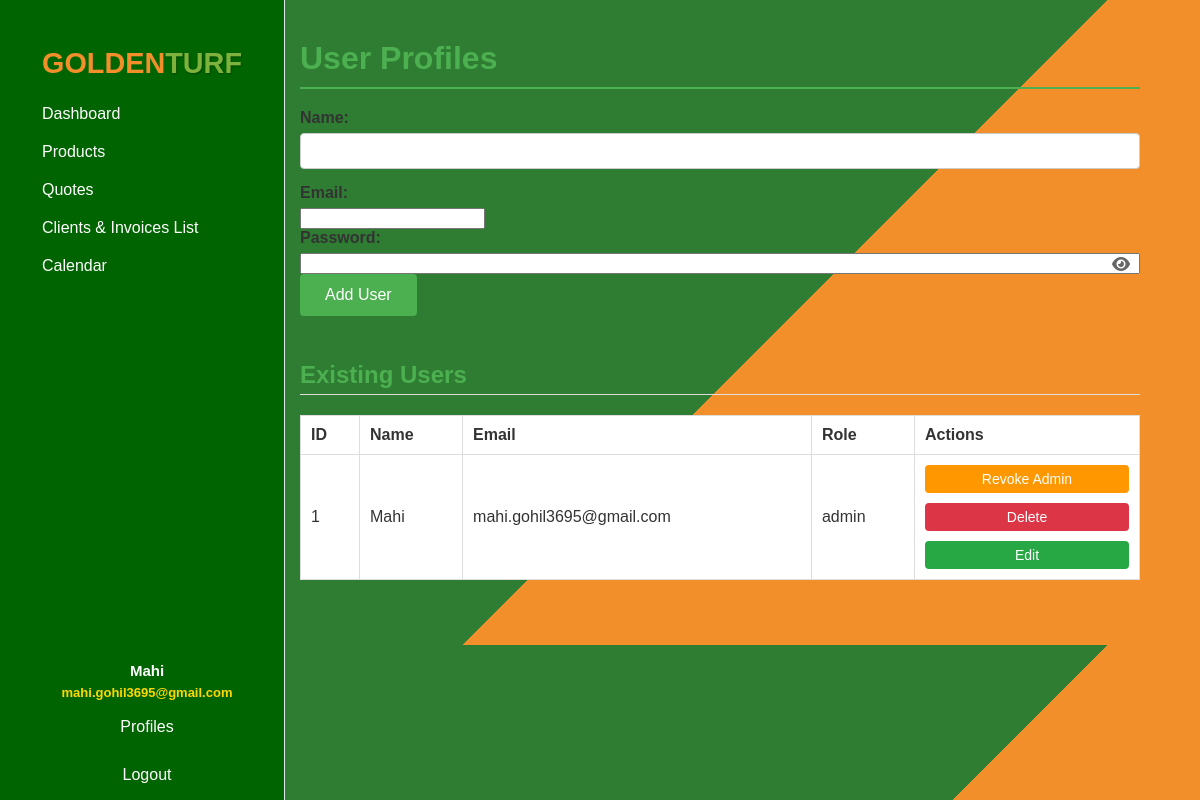
The page /profiles (signed in) on the database its author committed.
### tables this page shows
CREATE TABLE "users" (
                id INTEGER PRIMARY KEY AUTOINCREMENT,
                name TEXT NOT NULL,
                email TEXT NOT NULL UNIQUE,
                password_hash BLOB,
                reset_token TEXT,
                token_expiry TEXT,
                role TEXT DEFAULT 'user',
                verification_code TEXT,
                permissions TEXT DEFAULT 'dashboard'
            );

### app.py (the view, shortened to what this page needs)
@app.route('/profiles', methods=['GET', 'POST'])
def profiles():
    if 'user_id' not in session: return redirect(url_for('login'))
    if not has_permission('profiles'): return render_template('access_restricted.html')
    users = db_exec('SELECT id, name, email, role FROM users ORDER BY id', fetch='all') or []
    return render_template('profiles.html', users=users)

### app.py (called while the page is built)
def db_exec(query, params=(), fetch=None):
    conn = sqlite3.connect('users.db')
    c = conn.cursor()
    c.execute(query, params)
    if fetch == 'one': result = c.fetchone()
    elif fetch == 'all': result = c.fetchall()
    else: result = None
    conn.commit()
    conn.close()
    return result

def has_permission(module):
    if 'user_id' not in session: return False
    user = db_exec('SELECT permissions FROM users WHERE id = ?', (session['user_id'],), 'one')
    return user and module in (user[0] or '').split(',')

### templates/profiles.html (shortened to what this page needs)
<!DOCTYPE html>
<html lang="en">
    <head>
        <link rel="stylesheet" href="{{ url_for('static', filename='dashboard.css') }}" />
        <link rel="stylesheet" href="{{ url_for('static', filename='invoice.css') }}" />
        <link rel="stylesheet" href="https://cdnjs.cloudflare.com/ajax/libs/font-awesome/6.4.0/css/all.min.css" />
    </head>
    <body>
        <div id="main_content" class="main_content_container">
            <header id="page_header">
                <h1>User Profiles</h1>
            </header>
            {% if session['user_role'] == 'admin' or session['user_id'] == 1 %}
            <form method="POST" action="{{ url_for('profiles') }}" id="frm_create_user">
                <section class="user-form" id="section_user_creation">
                    <label for="txt_user_name">Name:</label>
                    <input type="text" id="txt_user_name" name="name"
                           data-validation="required"
                           data-field-type="text"
                           required />
                    <label for="txt_user_email">Email:</label>
                    <input type="email" id="txt_user_email" name="email"
                           data-validation="email"
                           data-field-type="email"
                           required />
                    <label for="pwd_user_password">Password:</label>
                    <div class="password_input_container" id="div_password_container">
                        <input type="password" id="pwd_user_password" name="password"
                               data-validation="password"
                               data-min-length="6"
                               data-field-type="password"
                               required />
                        <i class="fa fa-eye btn_toggle_password" id="btn_toggle_password" title="Show/Hide Password"></i>
                    </div>
                    <button type="submit" id="btn_add_user">Add User</button>
                </section>
            </form>
            {% endif %}
            <section class="user-list" id="section_user_list">
                <h2>Existing Users</h2>
                <table id="tbl_users_list" class="tbl_users_list">
                    <thead>
                        <tr>
                            <th>ID</th>
                            <th>Name</th>
                            <th>Email</th>
                            <th>Role</th>
                            <th>Actions</th>
                        </tr>
                    </thead>
                    <tbody id="tbody_users_data">
                        {% for user in users %}
                        <tr data-user-id="{{ user[0] }}" data-user-role="{{ user[3] }}">
                            <td>{{ user[0] }}</td>
                            <td>{{ user[1] }}</td>
                            <td>{{ user[2] }}</td>
                            <td>{{ user[3] }}</td>
                            <td>
                                {% if session['user_role'] == 'admin' or session['user_id'] == 1 %}
                                <div class="div_action_buttons" id="div_actions_user_{{ user[0] }}">
                                    <form action="{{ url_for('toggle_admin', user_id=user[0]) }}" method="post"
                                          id="frm_toggle_admin_{{ user[0] }}"
                                          data-form-type="admin-toggle"
                                          style="width:100%;">
                                        {% set is_only_admin = only_admin_id is not none and user[0] == only_admin_id %}
                                        {% if is_only_admin %}
                                            {% set admin_btn_style = 'width:100%; padding:6px 0; background:#ccc; color:#fff; border:none; border-radius:4px; font-size:14px; margin-bottom:4px; cursor:not-allowed;' %}
                                        {% elif user[3] == 'admin' %}
                                            {% set admin_btn_style = 'width:100%; padding:6px 0; background:#ff9800; color:#fff; border:none; border-radius:4px; font-size:14px; margin-bottom:4px; cursor:pointer;' %}
                                        {% else %}
                                            {% set admin_btn_style = 'width:100%; padding:6px 0; background:#0074d9; color:#fff; border:none; border-radius:4px; font-size:14px; margin-bottom:4px; cursor:pointer;' %}
                                        {% endif %}
                                        <button type="submit"
                                            id="btn_toggle_admin_{{ user[0] }}"
                                            title="Toggle Admin Role"
                                            data-validation="admin-role-change"
                                            data-user-id="{{ user[0] }}"
                                            style="{{ admin_btn_style }}"
                                            {% if is_only_admin %}disabled{% endif %}>
                                            {% if user[3] == 'admin' %}
                                                Revoke Admin
                                            {% else %}
                                                Make Admin
                                            {% endif %}
                                        </button>
                                    </form>
                                    <form action="{{ url_for('delete_user', user_id=user[0]) }}" method="post"
                                          id="frm_delete_user_{{ user[0] }}"
                                          data-form-type="user-delete"
                                          style="width:100%;">
                                        <button type="submit"
                                            id="btn_delete_user_{{ user[0] }}"
                                            data-validation="user-delete"
                                            data-user-id="{{ user[0] }}"
                                            data-user-name="{{ user[1] }}"
                                            style="width:100%; padding: 6px 0; background:#dc3545; color:#fff; border:none; border-radius:4px; font-size:14px; margin-bottom: 4px;">
                                            Delete
                                        </button>
                                    </form>
                                    <a href="{{ url_for('edit_user', user_id=user[0]) }}"
                                       id="lnk_edit_user_{{ user[0] }}"
                                       data-validation="user-edit"
                                       data-user-id="{{ user[0] }}"
                                       style="display:block; width:100%; padding:6px 0; background:#28a745; color:#fff; border:none; border-radius:4px; text-decoration:none; font-size:14px; text-align:center;">
                                        Edit
                                    </a>
                                </div>
                                {% endif %}
                            </td>
                        </tr>
                        {% endfor %}
                    </tbody>
                </table>
            </section>
        </div>
        {% include '_sidebar.html' %}
    </body>
</html>

### templates/_sidebar.html (shortened to what this page needs)
<div class="sidebar" style="border-right: 1px solid #e2e8f0; min-width: 220px; max-width: 220px; background: #006400; color: white; height: 100vh; position: fixed;">
    <div style="text-align:center;padding:15px 5px;">
        <div class="sidebar-logo" style="font-weight: 700; font-size: 1.8rem; font-family: 'Eastman Grotesque', Arial, sans-serif;">
            <span style="color: #F28F2B;">GOLDEN</span><span style="color: #7FB23D; text-shadow: 1px 1px 2px rgba(0,0,0,0.3);">TURF</span>
        </div>
    </div>
    <nav class="navbar">
        <a href="{{ url_for('dashboard') }}" style="color: white; font-size: 16px; text-decoration: none; display: block; padding: 10px;">Dashboard</a>
        <div class="nav-dropdown">
            <a href="#" class="dropbtn" style="color: white; font-size: 16px; text-decoration: none; display: block; padding: 10px;">Products</a>
        </div>
        <a href="{{ url_for('quotes') }}" style="color: white; font-size: 16px; text-decoration: none; display: block; padding: 10px;">Quotes</a>
        <a href="{{ url_for('payments') }}" style="color: white; font-size: 16px; text-decoration: none; display: block; padding: 10px;">Clients &amp; Invoices List</a>
        <a href="{{ url_for('calendar') }}" style="color: white; font-size: 16px; text-decoration: none; display: block; padding: 10px;">Calendar</a>
        <div style="position: absolute; bottom: 70px; left: 5px; width: 100%; text-align: center;">
            <div style="color: #fff; font-weight: 600; margin-bottom: 6px;">
                <span style="font-size: 15px;">{{ session.get('user_name', 'Unknown') }}</span>
                {% if session.get('user_email') %}
                <br><span style="font-size: 13px; color: #ffd700;">{{ session.get('user_email') }}</span>
                {% endif %}
            </div>
            <a href="{{ url_for('profiles') }}" style="color: white; font-size: 16px; text-decoration: none; display: block; padding: 10px; margin-bottom: 10px;">Profiles</a>
            <a href="{{ url_for('logout') }}" style="color: white; font-size: 16px; text-decoration: none; display: block; padding: 10px;">Logout</a>
        </div>
    </nav>
</div>

### static/dashboard.css (style rules this page uses)
body { font-family: Arial, sans-serif; margin: 0; background-color: #f9f9f9; color: #333; }
.sidebar { width: 220px; background-color: #006400; color: white; height: 100vh; position: fixed; top: 0; left: 0; padding: 2rem; border-right: 2px solid #e2e8f0; font-size: 18px; transition: background-color 0.3s ease; z-index: 100; box-shadow: none; margin: 0; overflow: hidden; }
.sidebar nav a[href$="payments"]::after { content: ""; font-size: inherit; color: inherit; margin-left: 0; }
.nav-dropdown { position: relative; display: block; }
.dropbtn { color: white; padding: 12px 20px; text-decoration: none; font-size: 18px; font-weight: normal; display: block; }
h1 { color: #2f6f2f; margin-bottom: 30px; }

### static/invoice.css (style rules this page uses)
body { font-family: Arial, sans-serif; background: linear-gradient(135deg, #2e7d32 60%, #F28F2B 40%); margin: 0; padding: 20px; color: #333; }
header { border-bottom: 2px solid #4CAF50; margin-bottom: 20px; padding-bottom: 10px; }
header h1 { color: #4CAF50; margin: 0; font-size: 2rem; }
form { display: flex; flex-direction: column; }
section { margin-bottom: 25px; }
h2 { color: #4CAF50; border-bottom: 1px solid #ddd; padding-bottom: 5px; margin-bottom: 15px; }
label { display: block; margin-bottom: 6px; font-weight: bold; }
input[type="text"], input[type="number"], select { width: 100%; padding: 8px 10px; margin-bottom: 15px; border: 1px solid #ccc; border-radius: 4px; box-sizing: border-box; font-size: 1rem; }
table { width: 100%; border-collapse: collapse; }
table thead th { background-color: #4CAF50; color: white; padding: 10px; text-align: left; }
table tbody td { border: 1px solid #ddd; padding: 10px; }
button { background-color: #4CAF50; color: white; border: none; padding: 12px 25px; font-size: 1rem; border-radius: 4px; cursor: pointer; transition: background-color 0.3s ease; }

### templates/profiles.html (style rules this page uses)
.main_content_container { margin-left: 240px; padding: 20px 40px; max-width: calc(100vw - 260px); }
.password_input_container { position: relative; display: flex; align-items: center; }
.password_input_container input { flex: 1; padding-right: 40px; }
.password_input_container .btn_toggle_password { position: absolute; right: 10px; cursor: pointer; color: #666; font-size: 16px; z-index: 10; transition: color 0.2s ease; }
.tbl_users_list { width: 100%; border-collapse: collapse; margin-top: 20px; }
.div_action_buttons { display: flex; flex-direction: column; gap: 6px; align-items: flex-start; min-width: 120px; }
table thead th { background-color: #ffffff !important; color: #333 !important; border: 1px solid #ddd !important; }
table tbody td { background-color: #ffffff !important; }

### rows shown on the page
users: id "1", name "Mahi", email "mahi.gohil3695@gmail.com", role "admin", shows "Revoke Admin", get "Mahi", get "mahi.gohil3695@gmail.com"
